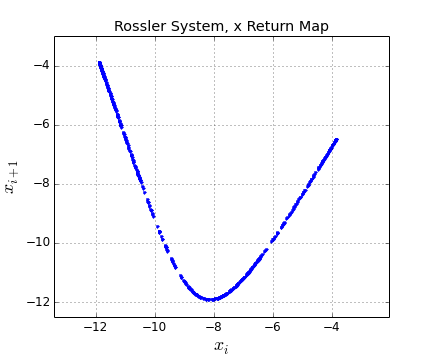

This figure's Python source:

from numpy import loadtxt
import matplotlib.pyplot as plt


data = loadtxt('rp.dat')
x = data[:,0]

plt.figure(1, figsize=(6, 5)).subplots_adjust(bottom=0.12)
plt.grid(True)
plt.hold(True)
lw = 1
plt.plot(x[:-1],x[1:], 'b.', linewidth=lw)
plt.xlabel(r'$x_i$', size=18)
plt.ylabel(r'$x_{i+1}$', size=18)
plt.title(r'Rossler System, x Return Map')
plt.axis('equal')
plt.xlim(-12.5, -3)
plt.ylim(-12.5, -3)
plt.savefig('rp_plot.png', dpi=72, transparent=True)
